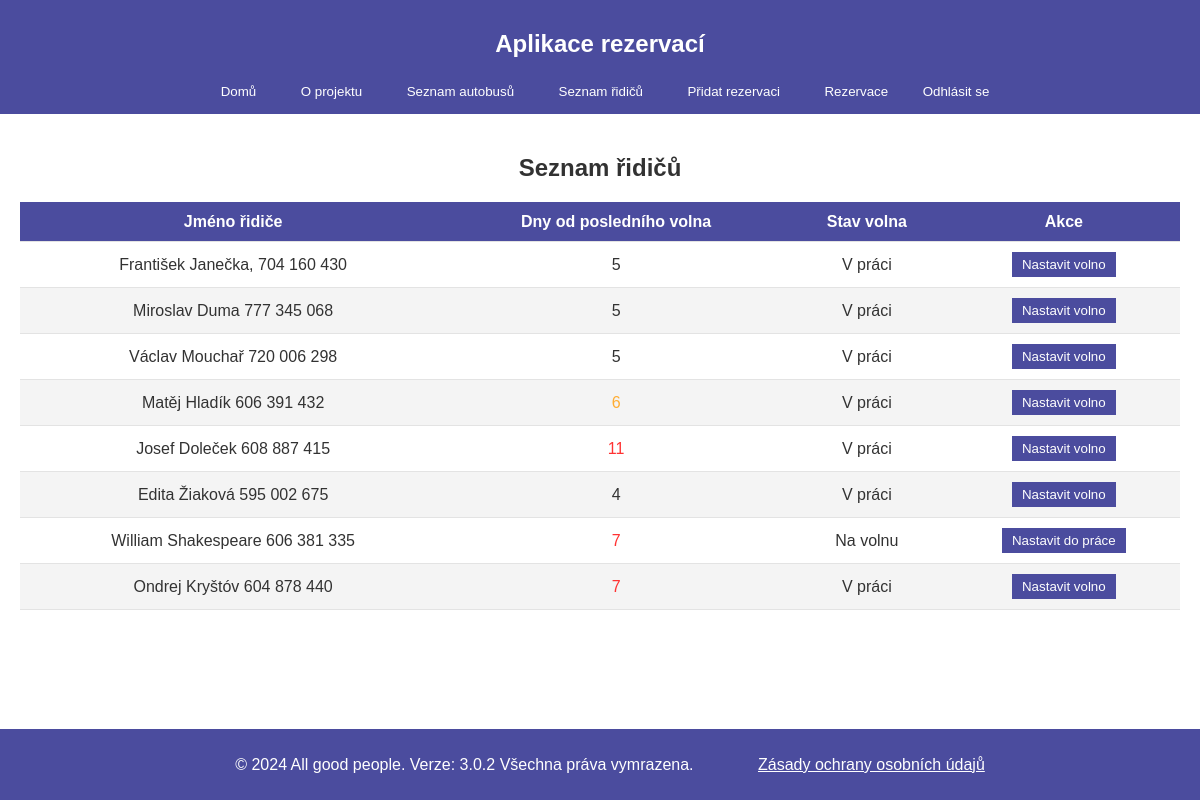
The app's page /depo/drivers/ (signed in), older data.
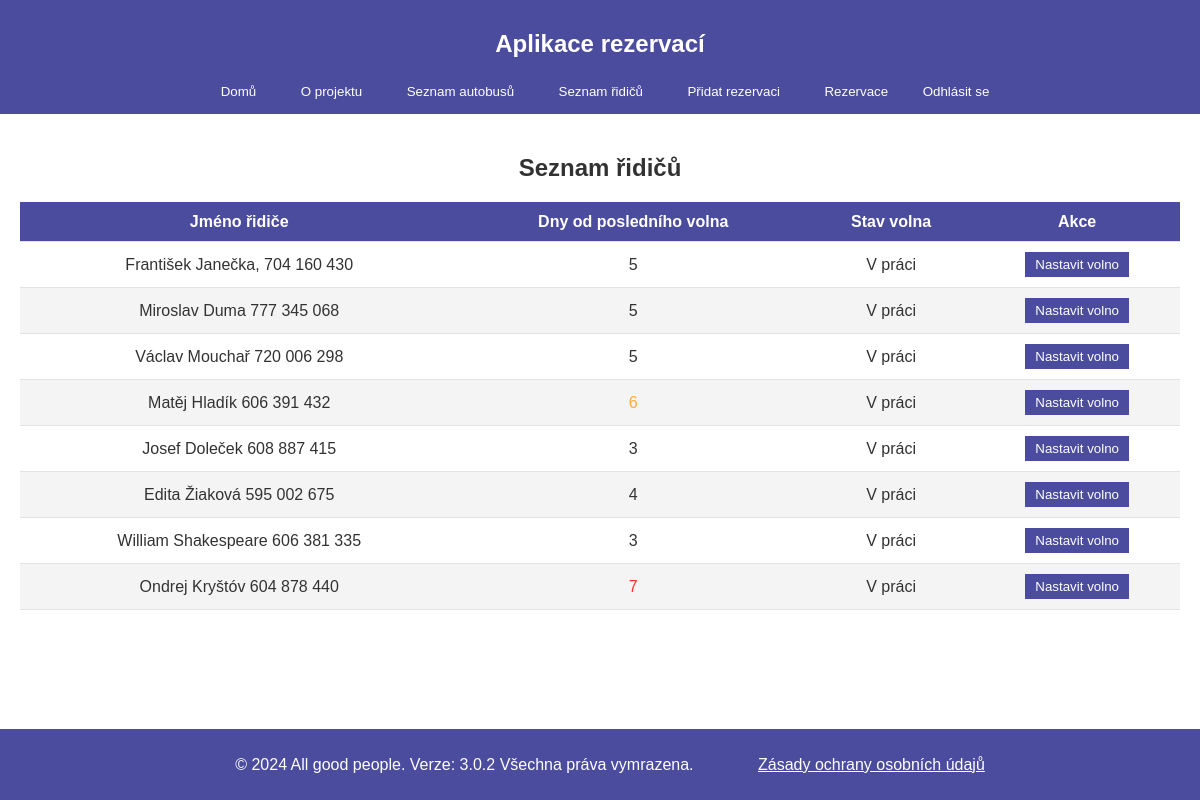
The same page, newer data.
### depo/models.py (models this page shows, shortened)
class Driver(models.Model):
    name = models.CharField(max_length=100)
    last_rest_day = models.DateField(default=timezone.now)  # poslední den volna
    is_on_rest = models.BooleanField(default=False)  # Indikace, zda je řidič na volnu
    def days_since_last_rest(self):
        return (timezone.now().date() - self.last_rest_day).days

### depo/views.py (the view, shortened to what this page needs)
# urls.py: path('drivers/', views.driver_list, name='driver_list'),
@login_required
def driver_list(request):
    drivers = Driver.objects.all()
    return render(request, 'depo/driver_list.html', {'drivers': drivers})

### depo/context_processors.py (called while the page is built)
def project_version(request):
    return {
        'project_version': settings.PROJECT_VERSION
    }

### depo/templates/depo/driver_list.html (shortened to what this page needs)
{% extends "depo/home.html" %}
{% block content %}
<section>
    <h2 style="text-align: center;">Seznam řidičů</h2>
    <table>
        <thead>
            <tr>
                <th>Jméno řidiče</th>
                <th>Dny od posledního volna</th>
                <th>Stav volna</th>
                <th>Akce</th>
            </tr>
        </thead>
        <tbody>
            {% for driver in drivers %}
            <tr>
                <td>{{ driver.name }}</td>
                <td class="{% if driver.days_since_last_rest == 6 %}needs-weekly-rest-6{% elif driver.days_since_last_rest >= 7 %}needs-weekly-rest-7{% endif %}">
                    {{ driver.days_since_last_rest }}
                </td>
                <td>
                    {% if driver.is_on_rest %}
                        Na volnu
                    {% else %}
                        V práci
                    {% endif %}
                </td>
                <td>
                    <form method="post">
                        <button type="submit" class="btn btn-toggle">
                            {% if driver.is_on_rest %} Nastavit do práce {% else %} Nastavit volno {% endif %}
                        </button>
                    </form>
                </td>
            </tr>
            {% endfor %}
        </tbody>
    </table>
</section>
{% endblock %}

Row changes from the older to the newer data that the page shows:
changed Driver "Josef Doleček 608 887 415": last_rest_day "2024-11-10" → "2024-11-18" (drawn); days_since_last_rest "11" → "3"
changed Driver "William Shakespeare 606 381 335": last_rest_day "2024-11-14" → "2024-11-18" (drawn); days_since_last_rest "7" → "3"; is_on_rest "Na volnu Nastavit do práce" → "V práci Nastavit volno"
